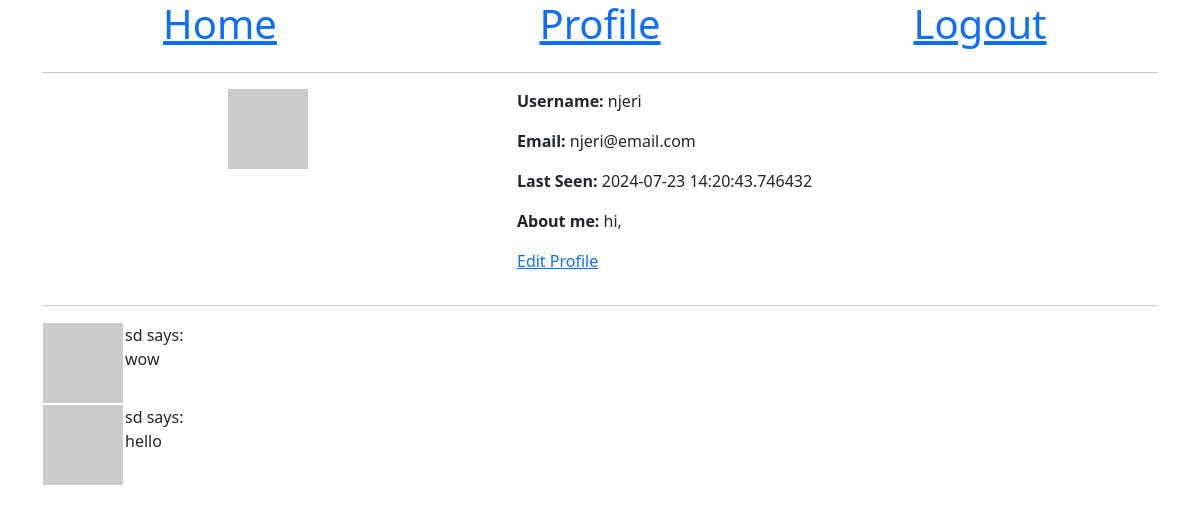
Screenshot of /njeri/profile (signed in) with the database file from the repository.
### app/models.py (models this page shows, shortened)
class User(UserMixin, db.Model):
    id = db.Column(db.Integer, primary_key=True)
    username= db.Column(db.String(64), index=True, unique=True)
    email = db.Column(db.String(120), index=True, unique= True)
    password_hash = db.Column(db.String(128))
    about_me = db.Column(db.String(140))
    last_seen = db.Column(db.DateTime, default=datetime.utcnow)
    comments = db.relationship('Comment', backref='author', lazy='dynamic')
    def avatar(self,size):
        digest = md5(self.email.lower().encode('utf-8')).hexdigest()
        return f' https://www.gravatar.com/avatar/{digest}?d=identicon&s={size}'

class Comment(db.Model):
    id = db.Column(db.Integer, primary_key=True)
    body = db.Column(db.String(300))
    timestamp = db.Column(db.DateTime, index=True, default=datetime.utcnow)
    user_id = db.Column(db.Integer, db.ForeignKey('user.id'))

### app/routes.py (the view)
@app.route('/<username>/profile')
@login_required
def profile(username):
    user = User.query.filter_by(username=username).first_or_404()
    comments = current_user.comments.all()
    return render_template(
        'profile.html',
        title='Profile',
        user=user,
        comments=comments)

### app/models.py (called while the page is built)
@login.user_loader
def load_user(id):
    return User.query.get(int(id))

### app/routes.py (called while the page is built)
@app.before_request
def before_request():
    if current_user.is_authenticated:
        current_user.last_seen = datetime.utcnow()
        db.session.commit()

### app/templates/profile.html
{% extends 'base.html' %}
{% block content %}
    <div class="row">
        <div class="col-md-5 text-center">
            <p>
                <img src="{{ user.avatar(120) }}" alt="User avatar">
            </p>
        </div>
        <div class="col-md-7">
            <p>
                <strong>Username: </strong> {{ user.username }}
            </p>
            <p>
                <strong>Email: </strong> {{ user.email }}
            </p>
            {% if user.last_seen %}
            <p>
                <strong>Last Seen:</strong> {{ user.last_seen }}
            </p>
            {% endif %}
            {% if user.about_me %}
            <p>
                <strong>About me:</strong> {{ user.about_me}}
            </p>
            {% endif %}
            <p>
                <a href="{{ url_for('edit_profile') }}">Edit Profile</a>
            </p>
        </div>
    </div>
    <hr>
    <div class="row">
        <div class="col-md-12">
            {% for comment in comments %}
            {% if comment %}
                <table>
                    <tr valign="top">
                        <td><img src="{{ comment.author.avatar(36) }}" alt=""></td>
                        <td>{{ comment.author.username }} says:<br>{{ comment.body }}</td>
                    </tr>
                </table>
            {% endif %}
        {% endfor %}
        </div>
    </div>
{% endblock %}

### rows the page displays
User: username "njeri", email "njeri@email.com", last_seen "2024-07-23 14:20:43.746432", about_me "hi,"
Comment: author.username "sd", body "wow"
Comment: author.username "sd", body "hello"
